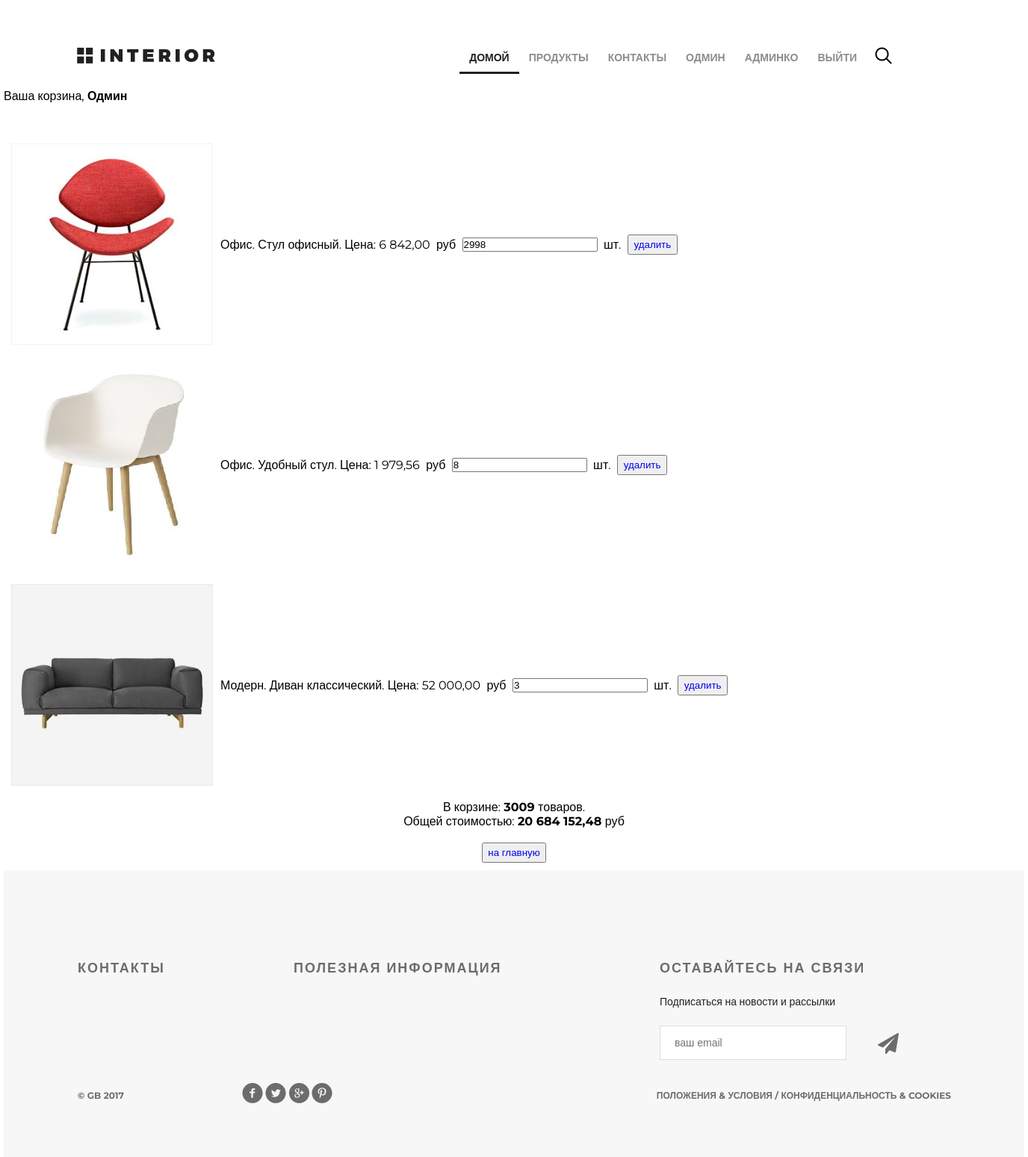
Page /basket/ (signed in) on the committed database.
### authapp/models.py (models this page shows)
class ShopUser(AbstractUser):
    avatar = models.ImageField(upload_to='users_avatars', blank=True)
    age = models.PositiveIntegerField(verbose_name='возраст')

### basketapp/models.py (models this page shows)
class Basket(models.Model):
    user = models.ForeignKey(
        settings.AUTH_USER_MODEL,
        on_delete=models.CASCADE,
        related_name='basket',
    )
    product = models.ForeignKey(
        Product,
        on_delete=models.CASCADE,
    )
    quantity = models.PositiveIntegerField(
        verbose_name='количество',
        default=0,
    )
    add_datetime = models.DateTimeField(
        verbose_name='время',
        auto_now_add=True,
    )
    @property
    def product_cost(self):
        return self.product.price * self.quantity
    @property
    def total_quantity(self):
        _items = Basket.objects.filter(user=self.user)
        _totalquantity = sum(list(map(lambda x: x.quantity, _items)))
        return _totalquantity
    @property
    def total_cost(self):
        _items = Basket.objects.filter(user=self.user)
        _totalcost = sum(list(map(lambda x: x.product_cost, _items)))
        return _totalcost

### mainapp/models.py (models this page shows, shortened)
class Product(models.Model):
    category = models.ForeignKey(ProductCategory, on_delete=models.CASCADE)
    name = models.CharField(verbose_name='имя продукта', max_length=128)
    image = models.ImageField(upload_to='products_images', blank=True)
    short_desc = models.CharField(
        verbose_name='краткое описание продукта',
        max_length=60,
        blank=True,
    )
    description = models.TextField(
        verbose_name='описание продукта',
        blank=True,
    )
    price = models.DecimalField(
        verbose_name='цена продукта',
        max_digits=8,
        decimal_places=2,
        default=0,
    )
    quantity = models.PositiveIntegerField(
        verbose_name='количество на складе',
        default=0,
    )
    is_active = models.BooleanField(default=True)

class ProductCategory(models.Model):
    name = models.CharField(verbose_name='имя', max_length=64, unique=True)
    description = models.TextField(verbose_name='описание', blank=True)
    created = models.DateTimeField(auto_now_add=True)
    updated = models.DateTimeField(auto_now=True)
    is_active = models.BooleanField(default=True)

### basketapp/views.py (the view)
# urls.py: path('', basketapp.basket, name='index'),
@login_required
def basket(request):
    title = 'корзина'
    basket_items = Basket.objects.filter(user=request.user).order_by('product__category')
    context = {
        'title': title,
        'basket_items': basket_items,
    }
    return render(request, 'basketapp/basket.html', context)

### basketapp/templates/basketapp/basket.html (shortened to what this page needs)
{% extends 'geekshop/base.html' %}
{% load static %}
{% block content %}
{% block css %}
    <link rel="stylesheet" href="{% static '/geekshop/style.css' %}">
{% endblock %}
<div class="hero-white">
    <div class="header clearfix">
        {% include 'geekshop/includes/main_menu.html' %}
        <a href="#" class="basket"></a>
    </div>
</div>
<div class="basket_user">
    Ваша корзина,
    <strong>
        {% if user.first_name %}
        {{ user.first_name|title}}
        {% else %}
        Пользователь
        {% endif %}
    </strong>
</div><br>
<div class="basket_list">
    {% include 'basketapp/includes/inc_basket_list.html' %}
</div>
{% endblock %}

### geekshop/templates/geekshop/includes/main_menu.html (shortened to what this page needs)
{% load humanize %}
<a href="{% url 'index' %}" class="logo"></a>
<ul class="menu">
    <li><a href="{% url 'index' %}" class="active">домой</a></li>
    <li><a href="{% url 'products:index' %}">продукты</a></li>
    <li><a href="{% url 'contacts' %}">контакты</a></li>
    {% if user.is_authenticated %}
        <li>
            <a href="{% url 'auth:edit' %}">
                {{ user.first_name|default:'Пользователь' }}
            </a>
        </li>
        {% if user.is_superuser %}
            <li>
                <a href="{% url 'admin_staff:users' %}">
                    Админко
                </a>
            </li>
        {% endif %}
    {% endif %}
    <li>
        {% if user.is_authenticated %}
            <a href="{% url 'auth:logout' %}">выйти</a>
        {% else %}
            <a href="{% url 'auth:login' %}">войти</a>
        {% endif %}
    </li>
</ul>
<a href="#" class="search"></a>

### basketapp/templates/basketapp/includes/inc_basket_list.html
{% load humanize %}
{% for item in basket_items %}
    <div class="basket_record">
        <img src="/media/{{ item.product.image }}" alt="{{ item.product.short_desc }}">
        <span class="category_name">{{ item.product.category.name }}.&nbsp</span>
        <span class="product_name">{{ item.product.name }}.&nbsp</span>
        <span class="product_price"> Цена: {{ item.product.price|intcomma }}&nbsp руб &nbsp</span>
        <input type="number" name="{{ item.pk }}"
               min="0"
               value="{{ item.quantity }}">
        <span class="product_cost">{{ item.cost }}&nbsp шт. &nbsp</span>
        <button class="button-round">
            <a href="{% url 'basket:remove' item.pk %}" class="button_href">
                удалить
            </a>
        </button>
    </div>
{% endfor %}
<br>
<div class="basket_summary">
    {% if basket_items %}
        В корзине: <strong> {{ basket_items.0.total_quantity }} </strong> товаров.<br>
        Общей стоимостью:
        <strong> {{ basket_items.0.total_cost|intcomma }}  </strong> руб
    {% endif %}
</div><br>
<button class="button-round_back">
    <a href="{% url 'index' %}" class="button_href">на главную</a>
</button>

### geekshop/static/geekshop/style.css (style rules this page uses)
* { margin: 0; padding: 0; }
body { font-family: 'Montserrat', sans-serif; }
html, body { height: 100%; }
.logo { background-image: url(img/logo.png); margin-top: 63px; width: 185px; height: 22px; float: left; }
.menu { list-style-type: none; margin-top: 67px; float: right; }
.menu li { float: left; }
.menu a { color: #8c8c8c; font-size: 14px; font-weight: 700; text-align: right; text-transform: uppercase; text-decoration: none; padding: 10px 13px; }
.menu .active { color: #212121; font-weight: 700; border-bottom: 3px solid #212121; }
.search { display: block; width: 23px; height: 23px; background-image: url(img/search.png); position: absolute; top: 63px; left: 1166px; }
.basket { display: block; width: 150px; height: 23px; position: absolute; top: 58px; left: 1190px; }
.basket_list { display: block; text-align: center; padding: 10px; }
.basket_record { margin-top: 25px; display: flex; align-items: center; }
.category_name { Margin-left: 10px; }
.clearfix:after { content: ""; display: block; clear: both; }
.button-round { color: #fff; text-decoration: none; user-select: none; padding: .3em .5em; }
.button-round_back { color: #fff; text-decoration: none; user-select: none; padding: .3em .5em; margin:auto; display:block; }
.button_href { text-decoration: none; }
.hero-white { background-color: #fff; height: 119px; padding-left: 98px; padding-right: 211px; position: relative; }

### rows in the picture
ShopUser: first_name "ОДМИН", first_name "Одмин"
Basket: product.image (picture), product.category.name "Офис", product.name "Стул офисный", product.price "6 842,00", quantity "2998", user+quantity "3009", user+product+quantity "20 684 152,48"
Basket: product.image (picture), product.category.name "Офис", product.name "Удобный стул", product.price "1 979,56", quantity "8"
Basket: product.image (picture), product.category.name "Модерн", product.name "Диван классический", product.price "52 000,00", quantity "3"
